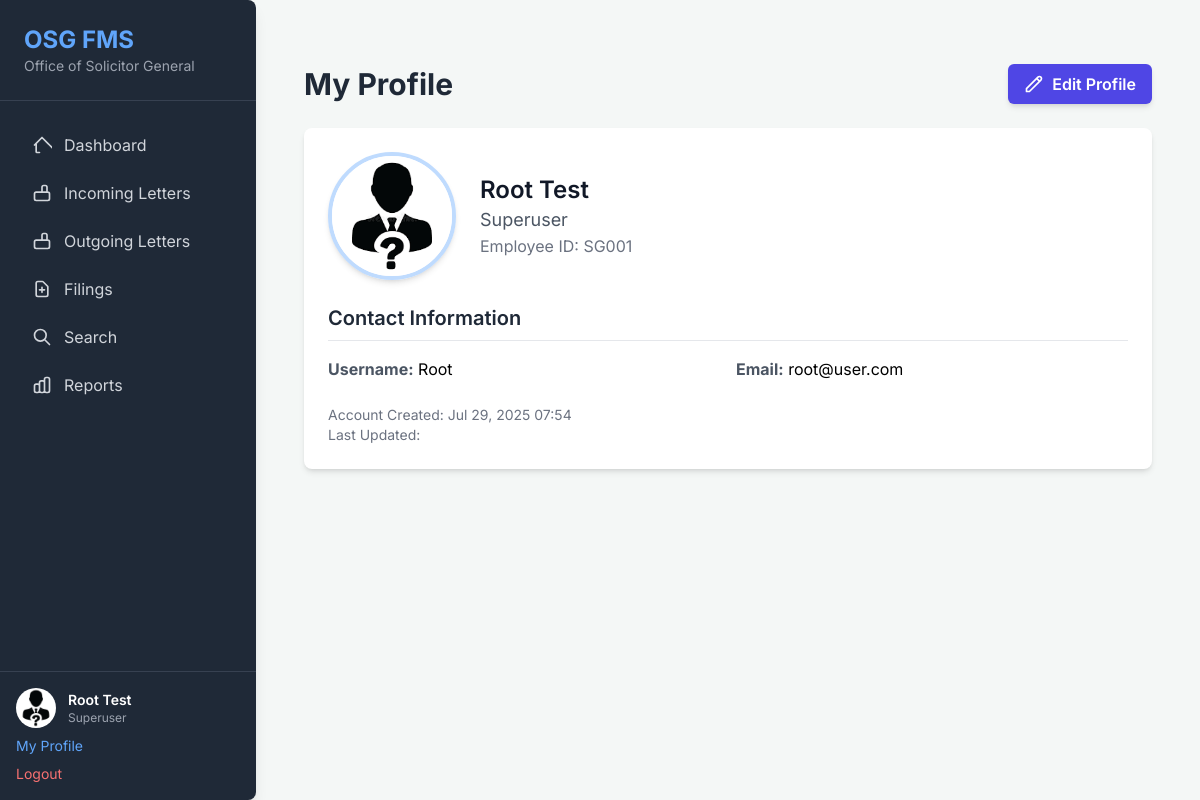
/profile/ (signed in), run on the app's committed database.
### osg_project/file_manager_app/models.py (models this page shows, shortened)
class Profile(models.Model):
    ROLE_CHOICES = [
        ('officer', 'Officer'),
        ('superuser', 'Superuser'), # Renamed 'admin' to 'superuser' for clarity with Django's built-in concept
    ]
    user = models.OneToOneField(User, on_delete=models.CASCADE, related_name='profile',
                                help_text="The associated Django User account.")
    role = models.CharField(
        max_length=10,
        choices=ROLE_CHOICES,
        default='officer', # Default to 'officer' as most users will be officers
        help_text="The role of the user within the system (Officer or Superuser)."
    )
    employee_number = models.CharField(
        max_length=50,
        unique=True,
        help_text="Unique employee identification number."
    )
    profile_picture = models.ImageField(
        upload_to='profile_pics/',
        blank=True,
        null=True,
        help_text="Optional profile picture for the user."
    )
    class Meta:
        verbose_name = "User Profile"
        verbose_name_plural = "User Profiles"

### osg_project/file_manager_app/views.py (the view)
# urls.py: path('profile/', views.profile_detail, name='profile_detail'),
@login_required
def profile_detail(request):
    return render(request, 'users/profile_detail.html', {'user_profile': request.user.profile})

### osg_project/file_manager_app/templates/users/profile_detail.html (shortened to what this page needs)
{% extends 'base.html' %}
{% block content %}
<div class="container mx-auto px-4 py-8">
    <div class="flex justify-between items-center mb-6">
        <h2 class="text-3xl font-bold text-gray-800">My Profile</h2>
        <a href="{% url 'file_manager_app:profile_edit' %}" class="bg-indigo-600 hover:bg-indigo-700 text-white font-semibold py-2 px-4 rounded-md shadow-md transition duration-150 ease-in-out flex items-center">
            <svg class="w-5 h-5 mr-2" fill="none" stroke="currentColor" viewBox="0 0 24 24" xmlns="http://www.w3.org/2000/svg"><path stroke-linecap="round" stroke-linejoin="round" stroke-width="2" d="M15.232 5.232l3.536 3.536m-2.036-5.036a2.5 2.5 0 113.536 3.536L6.5 21.036H3v-3.572L16.732 3.732z"></path></svg>
            Edit Profile
        </a>
    </div>
    <div class="bg-white shadow-md rounded-lg p-6 mb-8">
        <div class="flex items-center space-x-6 mb-6">
            {% if user_profile.profile_picture %}
                <img src="{{ user_profile.profile_picture.url }}" alt="Profile Picture" class="w-32 h-32 rounded-full object-cover border-4 border-blue-200 shadow-md">
            {% else %}
                <div class="w-32 h-32 rounded-full bg-blue-500 flex items-center justify-center text-white text-5xl font-bold border-4 border-blue-200 shadow-md">
                    {{ user.first_name|first|upper }}{{ user.last_name|first|upper }}
                </div>
            {% endif %}
            <div>
                <h3 class="text-2xl font-semibold text-gray-900">{{ user.first_name }} {{ user.last_name }}</h3>
                <p class="text-lg text-gray-600">{{ user_profile.get_role_display }}</p>
                <p class="text-md text-gray-500">Employee ID: {{ user_profile.employee_number }}</p>
            </div>
        </div>
        <h3 class="text-xl font-semibold text-gray-800 mb-4 border-b pb-2">Contact Information</h3>
        <div class="grid grid-cols-1 md:grid-cols-2 gap-4">
            <div><strong class="text-gray-600">Username:</strong> {{ user.username }}</div>
            <div><strong class="text-gray-600">Email:</strong> {{ user.email }}</div>
        </div>
        <div class="mt-6 text-sm text-gray-500">
            <p>Account Created: {{ user.date_joined|date:"M d, Y H:i" }}</p>
            <p>Last Updated: {{ user_profile.updated_at|date:"M d, Y H:i" }}</p>
        </div>
    </div>
</div>
{% endblock %}

### osg_project/file_manager_app/templates/base.html (shortened to what this page needs)
<!DOCTYPE html>
<html lang="en">
<head>
    <script src="https://cdn.tailwindcss.com"></script>
</head>
<body class="flex min-h-screen">
    <aside class="w-64 bg-gray-800 text-white flex flex-col shadow-lg rounded-r-lg">
        <div class="p-6 border-b border-gray-700">
            <h1 class="text-2xl font-bold text-blue-400">OSG FMS</h1>
            <p class="text-sm text-gray-400">Office of Solicitor General</p>
        </div>
        <nav class="flex-1 px-4 py-6 space-y-2">
            <a href="{% url 'file_manager_app:dashboard' %}" class="flex items-center px-4 py-2 rounded-md text-gray-300 hover:bg-gray-700 hover:text-white transition duration-150 ease-in-out">
                Dashboard
            </a>
            <a href="{% url 'file_manager_app:incoming_letter_list' %}" class="flex items-center px-4 py-2 rounded-md text-gray-300 hover:bg-gray-700 hover:text-white transition duration-150 ease-in-out">
                <svg class="w-5 h-5 mr-3" fill="none" stroke="currentColor" viewBox="0 0 24 24" xmlns="http://www.w3.org/2000/svg"><path stroke-linecap="round" stroke-linejoin="round" stroke-width="2" d="M19 11H5m14 0a2 2 0 012 2v6a2 2 0 01-2 2H5a2 2 0 01-2-2v-6a2 2 0 012-2m7 0V5a2 2 0 012-2h2a2 2 0 012 2v6m-6 0h-2"></path></svg>
                Incoming Letters
            </a>
            <a href="{% url 'file_manager_app:outgoing_letter_list' %}" class="flex items-center px-4 py-2 rounded-md text-gray-300 hover:bg-gray-700 hover:text-white transition duration-150 ease-in-out">
                <svg class="w-5 h-5 mr-3" fill="none" stroke="currentColor" viewBox="0 0 24 24" xmlns="http://www.w3.org/2000/svg"><path stroke-linecap="round" stroke-linejoin="round" stroke-width="2" d="M19 11H5m14 0a2 2 0 012 2v6a2 2 0 01-2 2H5a2 2 0 01-2-2v-6a2 2 0 012-2m7 0V5a2 2 0 012-2h2a2 2 0 012 2v6m-6 0h-2"></path></svg>
                Outgoing Letters
            </a>
            <a href="{% url 'file_manager_app:filing_list' %}" class="flex items-center px-4 py-2 rounded-md text-gray-300 hover:bg-gray-700 hover:text-white transition duration-150 ease-in-out">
                <svg class="w-5 h-5 mr-3" fill="none" stroke="currentColor" viewBox="0 0 24 24" xmlns="http://www.w3.org/2000/svg"><path stroke-linecap="round" stroke-linejoin="round" stroke-width="2" d="M9 13h6m-3-3v6m5 5H7a2 2 0 01-2-2V5a2 2 0 012-2h5.586a1 1 0 01.707.293l5.414 5.414a1 1 0 01.293.707V19a2 2 0 01-2 2z"></path></svg>
                Filings
            </a>
            <a href="{% url 'file_manager_app:search_results' %}" class="flex items-center px-4 py-2 rounded-md text-gray-300 hover:bg-gray-700 hover:text-white transition duration-150 ease-in-out">
                <svg class="w-5 h-5 mr-3" fill="none" stroke="currentColor" viewBox="0 0 24 24" xmlns="http://www.w3.org/2000/svg"><path stroke-linecap="round" stroke-linejoin="round" stroke-width="2" d="M21 21l-6-6m2-5a7 7 0 11-14 0 7 7 0 0114 0z"></path></svg>
                Search
            </a>
            <a href="{% url 'file_manager_app:report_dashboard' %}" class="flex items-center px-4 py-2 rounded-md text-gray-300 hover:bg-gray-700 hover:text-white transition duration-150 ease-in-out">
                Reports
            </a>
        </nav>
        <div class="p-4 border-t border-gray-700">
            {% if user.is_authenticated %}
            <div class="flex items-center mb-2">
                {% if user.profile.profile_picture %}
                    <img src="{{ user.profile.profile_picture.url }}" alt="Profile Picture" class="w-10 h-10 rounded-full mr-3 object-cover">
                {% else %}
                    <div class="w-10 h-10 rounded-full bg-blue-500 flex items-center justify-center text-white text-lg font-bold mr-3">
                        {{ user.first_name|first|upper }}{{ user.last_name|first|upper }}
                    </div>
                {% endif %}
                <div>
                    <p class="text-sm font-semibold">{{ user.first_name }} {{ user.last_name }}</p>
                    <p class="text-xs text-gray-400">{{ user.profile.get_role_display }}</p>
                </div>
            </div>
            <a href="{% url 'file_manager_app:profile_detail' %}" class="block text-sm text-blue-400 hover:text-blue-300 mb-2">My Profile</a>
            <a href="{% url 'logout' %}" class="block text-sm text-red-400 hover:text-red-300">Logout</a>
            {% else %}
            <p class="text-sm text-gray-400 mb-2">Welcome, Guest!</p>
            <a href="{% url 'login' %}" class="block text-sm text-blue-400 hover:text-blue-300">Login</a>
            <a href="{% url 'register' %}" class="block text-sm text-green-400 hover:text-green-300 mt-1">Register</a>
            {% endif %}
        </div>
    </aside>
    <main class="flex-1 p-8 overflow-y-auto">
        {% block content %}{% endblock %}
    </main>
</body>
</html>

### osg_project/file_manager_app/templates/base.html (style rules this page uses)
body { font-family: 'Inter', sans-serif; background-color: #f4f7f6; }

### data on the page
Profile: profile_picture (picture), role "Superuser", employee_number "SG001"

### other printed values
{{ user.first_name }} "Root"
{{ user.last_name }} "Test"
{{ user.profile.get_role_display }} "Superuser"
{{ user.username }} "Root"
{{ user.email }} "root@user.com"
{{ user.date_joined|date:"M d, Y H:i" }} "Jul 29, 2025 07:54"
